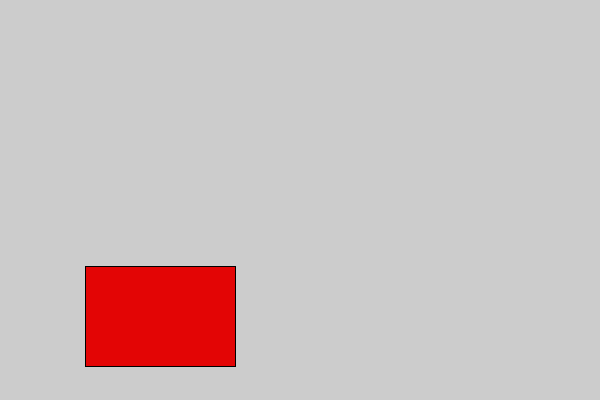
Frame 1 (no input)
Frame 60 (the mouse pressed at the canvas centre just before this capture): identical to frame 1, image omitted
Frame 120 (the mouse held since frame 60 and released just before this capture): identical to frame 1, image omitted

The Processing sketch that drew this single still picture (run headless with seeded random() and noise(); from frame 60 on, the mouse is pressed at the canvas centre):

// Processing sketch: DoThisNotThatv2
// ── DoThisNotThatv2.pde
//Global Variables
int buttonX, buttonY, buttonWidth, buttonHeight;
color rectColour, buttonColour, red=#E30505, yellow=#FFFB7E, resetWhite=#FFFFFF, purple=#B20CE5;
float rectX, rectY, rectWidth, rectHeight;

void setup() {
  size (600, 400);
  //population
  buttonX = width*1/7;
  buttonY = height*2/3;
  buttonWidth = width*1/4;
  buttonHeight = height*1/4;

  rectX = width*1/4;
  rectY = height*1/5;
  rectWidth = width*1/4;
  rectHeight = height*1/4;
}//End Void setup

void draw() {
  //  println(mouseX, mouseY);
  if (mouseX>buttonX && mouseX<buttonX+buttonWidth && mouseY>buttonY && mouseY<buttonY+buttonHeight) {
    buttonColour = yellow;
  } else {
    buttonColour = red;
  } // End If
  buttonColour = red;
  fill(buttonColour);
  rect(buttonX, buttonY, buttonWidth, buttonHeight);
  fill(resetWhite);
}//End Void draw

void keyPressed() {
  if (key == 'p' || key == 'P' )  exit();
}//End keyPressed

void mousePressed() {
  
  if (mouseX>buttonX && mouseX<buttonX+buttonWidth && mouseY>buttonY && mouseY<buttonY+buttonHeight) rect(rectX, rectY, rectWidth, rectHeight);
}//End mousePressed
